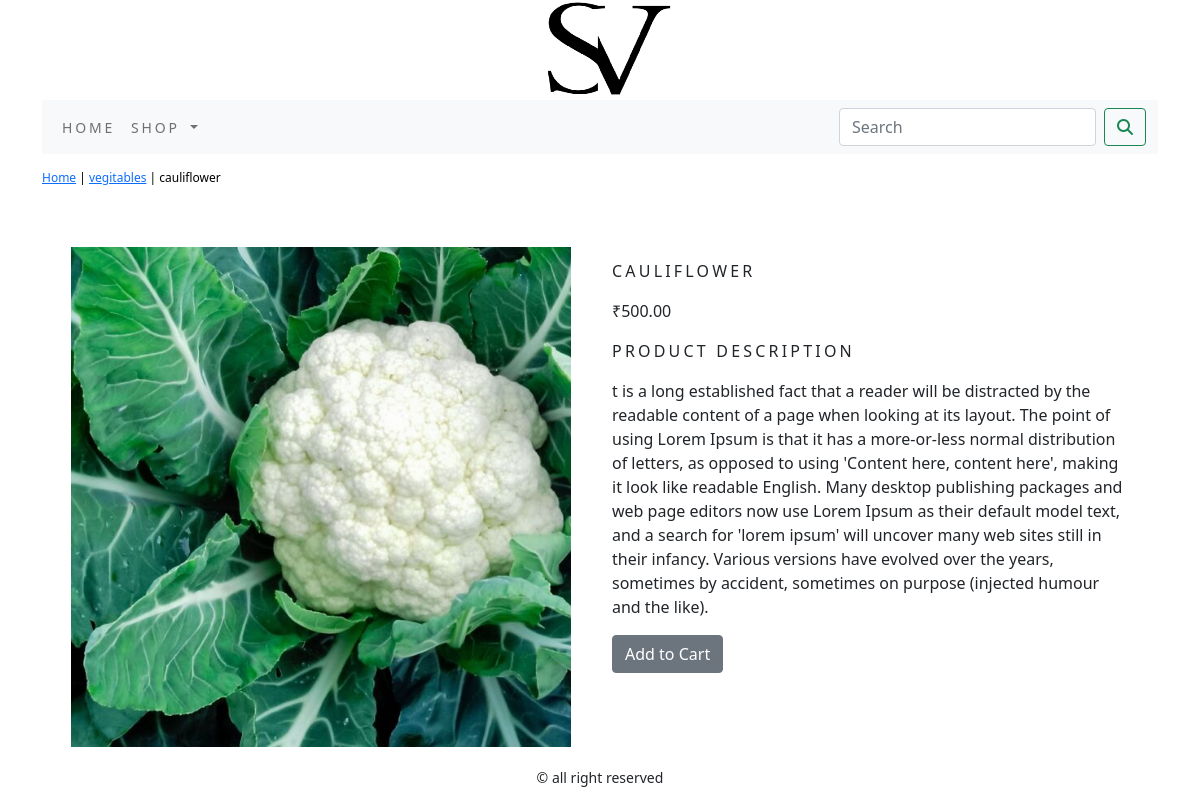
Screenshot of /shop/vegitables-stock/cauliflower/ with the database file from the repository.
### shop/models.py (models this page shows, shortened)
class Product(models.Model):
    name = models.CharField(max_length=250, unique=True)
    slug = models.SlugField(max_length=250, unique=True)
    description = models.TextField(blank=True)
    price = models.DecimalField(max_digits=10, decimal_places=2)
    category = models.ForeignKey(Category, on_delete=models.CASCADE)
    image = models.ImageField(upload_to='product', blank=True)
    stock = models.IntegerField()
    available = models.BooleanField(default=True)
    created = models.DateTimeField(auto_now_add=True)
    updated = models.DateTimeField(auto_now=True)
    class Meta:
        ordering = ('name',)
        verbose_name = 'product'
        verbose_name_plural = 'products'

class Category(models.Model):
    name = models.CharField(max_length=250, unique=True)
    slug = models.SlugField(max_length=250, unique=True)
    description = models.TextField(blank=True)
    image = models.ImageField(upload_to='category', blank=True)
    class Meta:
        ordering = ('name',)
        verbose_name = 'category'
        verbose_name_plural = 'categories'
    def get_url(self):
        return reverse('shop:products_by_category', args=[self.slug])
    def __str__(self):
        return '{}'.format(self.name)

### shop/views.py (the view)
# urls.py: path('<slug:c_slug>/<slug:product_slug>/', views.proDetail, name='prodCatdetail'),
def proDetail(request, c_slug, product_slug):
    try:
        product = Product.objects.get(category__slug=c_slug, slug=product_slug)
    except Exception as e:
        raise e
    return render(request, 'product.html', {'product': product})

### cart/context_processors.py (called while the page is built)
def counter(request):
    item_count = 0
    if 'admin' in request.path:
        return {}
    else:
        try:
            cart = Cart.objects.filter(cart_id=_cart_id(request))
            cart_items = CartItem.objects.all().filter(cart=cart[:1])
            for cart_item in cart_items:
                item_count += cart_item.quantity
        except Cart.DoesNotExist:
            item_count = 0
    return dict(item_count=item_count)

### cart/views.py (called while the page is built)
def _cart_id(request):
    cart = request.session.session_key
    if not cart:
        cart = request.session.create()
    return cart

### shop/context_processors.py (called while the page is built)
def menu_links(request):
    links = Category.objects.all()
    return dict(links=links)

### templates/product.html (shortened to what this page needs)
{% extends 'base.html' %}
{% load static %}
{% block content %}
<div class="row my_prod_row_class">
    <div class="mx_auto">
        <p> <a href="{% url 'shop:allProdCat' %}"> Home</a>  | <a href="{{product.category.get_url}}">{{product.category}}</a> | {{product.name}}</p>
    </div>
    </div>
    <div class="container">
<br>
<div class="row">
    <div class="col-12 col-sm-12 col-md-12 col-lg-6 text-center">
        <div style="min-width:18rem; ">
            <img src="{{product.image.url}}" class="my_image" alt="{{product.name}}">
        </div>
    </div>
       <div class="col-12 col-sm-12 col-md-12 col-lg-6">
           <div>
           <h1 class="my_product_title">{{product.name}}</h1>
           <p>₹{{product.price}}</p>
           <p class="my_title">Product Description</p>
           <p class="text-justify my_prod_text">{{product.description}}</p>
           {% if product.stock <= 0 %}
           <p class="text-justify my_prod_text"><b> out of stock</b></p>
           {% else %}
           <a class="btn btn-secondary" href="{% url 'cart:add_cart' product.id %}">Add to Cart</a>
           {% endif %}
       </div>
           </div>
    </div>
</div>
{% endblock %}

### static/css/custom.css (style rules this page uses)
.my_image { width:500px; height:auto; }
.my_title { letter-spacing : .2em; font-size :16px; text-transform :uppercase; }
.my_prod_row_class { padding-top:15px; padding-bottom:20px; }
.my_prod_row_class .mx_auto { color: #000; font-size:12px; text-decoration:none; }
.my_product_title { font-size:16px; text-transform:uppercase; letter-spacing:.2em; padding-top:15px; padding-bottom:10px; }
.my_prod_text { padding-right:20px; }

### rows the page displays
Product: category "vegitables", name "cauliflower", image (picture), name "CAULIFLOWER", price "500.00", description "t is a long established fact that a reader will be distracted by the readable content of a page when looking at its layout. The point of using Lorem Ipsum is that it has a more-or-less normal distribution of letters, as opposed to using 'Content here, content here', making it look like readable English. Many desktop publishing packages and web page editors now use Lorem Ipsum as their default model text, and a search for 'lorem ipsum' will uncover many web sites still in their infancy. Various versions have evolved over the years, sometimes by accident, sometimes on purpose (injected humour and the like)."
